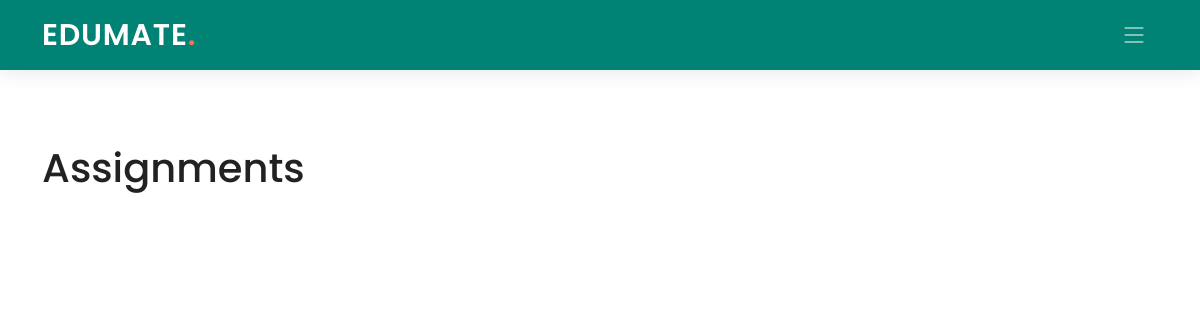
Page /student/6/classroom/8IM1D7/ on the earlier database version.
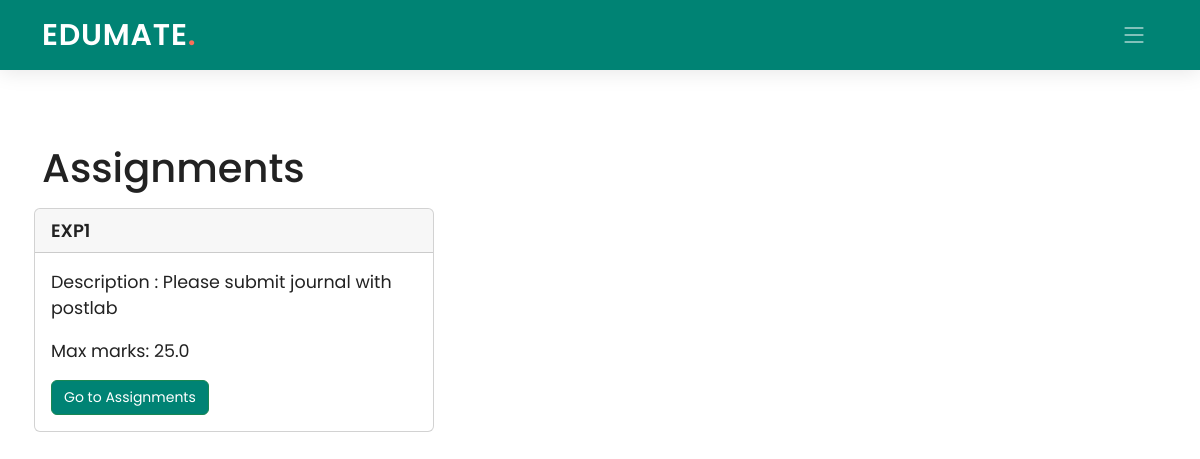
Same page on the later database version.
### Teacher/models.py (models this page shows, shortened)
class Assignments(models.Model):
    assignment_id = models.AutoField(primary_key=True)
    assignment_name = models.CharField(max_length=40)
    assignment_description = models.CharField(max_length=100)
    class_code = models.CharField(max_length=10)
    max_marks = models.FloatField(default=25)
    peer_grade = models.BooleanField(default=False)
    class Meta:
        db_table = "Assignments"

### Student/views.py (the view)
# urls.py: path('classroom/<pk2>/', views.classroom, name='classroom1'),
def classroom(request, pk, pk2):
    assign=Assignments.objects.filter(class_code=pk2)
    return render(request, 'Student/classroom.html', {'assign': assign, 'pk': pk, 'pk2': pk2})

### Student/templates/Student/classroom.html (shortened to what this page needs)
{% extends './base_student.html' %}
{% load static %}
{% block navbar %}
  <header id="header" class="header d-flex align-items-center">
    <div class="container-fluid container-xl d-flex align-items-center justify-content-between">
      <a href="#" class="logo d-flex align-items-center">
        <h1>EDUMATE<span>.</span></h1>
      </a>
      <i class="mobile-nav-toggle mobile-nav-show bi bi-list"></i>
    </div>
  </header>
  {% endblock navbar %}
{% block content %}
<br><br><br><br>
<div class="container">
  <h1>Assignments</h1>
  <div class="row">
        {% for i in assign %}
        <div class="card my-2 mx-1 col-md-4" style="width: 25rem; padding:0px;">
          <div class="card-header">
            <div style="font-weight: 600; font-size: 18px">
              {{ i.assignment_name }}
            </div>
          </div>
          <div class="card-body">
            <blockquote class="blockquote mb-0">
              <p><small>Description : {{ i.assignment_description }}</small></p>
              <p><small>Max marks: {{ i.max_marks }}</small></p>
              <a class="btn btn-success" href="{% url 'assignment' pk=pk pk2=pk2 pk3=i.assignment_id %}" class="card-link"><small>Go to Assignments</small></a>
            </blockquote>
          </div>
        </div>
      {% endfor %}
</div>
<br>
</div>
{% endblock content %}

Differences in the rows shown:
added Assignments: assignment_name "EXP1", assignment_description "Please submit journal with postlab", max_marks "25.0"
